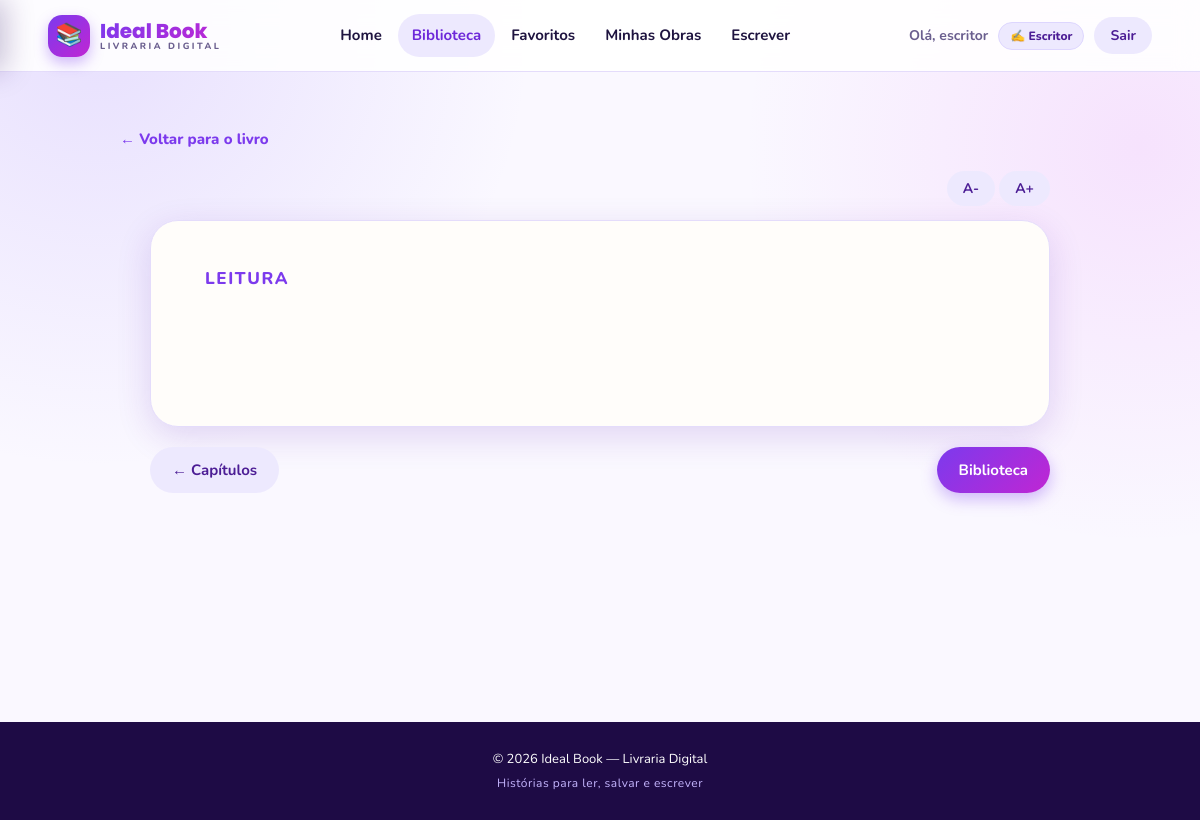
/lerCapitulo/3 (signed in), run on an earlier commit of the app's database.
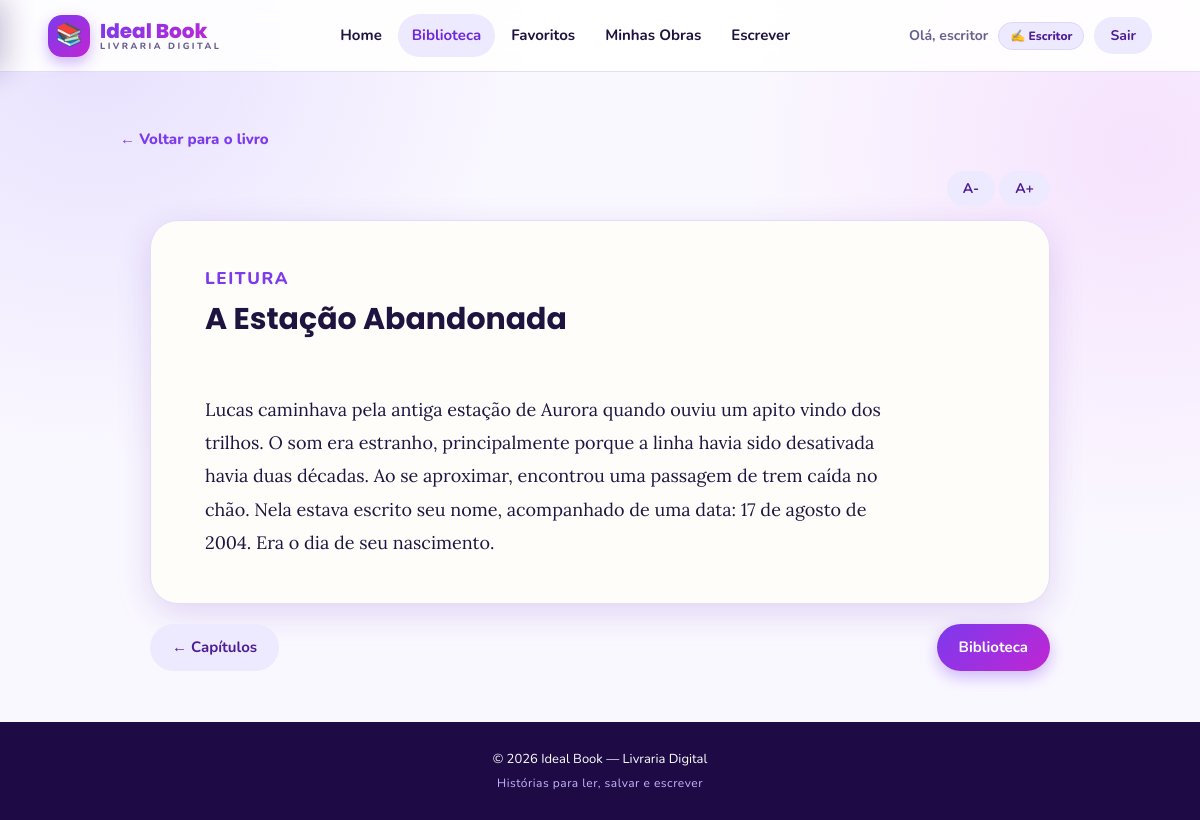
And on a later commit of the database.
### model/usuarioModel.py (models this page shows)
class UsuarioModel(db.Model):
    __tablename__="usuarios"
    id=db.Column(db.Integer,primary_key=True)
    nome=db.Column(db.String(60),nullable=False)
    senha=db.Column(db.String(20),nullable=False)
    email=db.Column(db.String(60),nullable=False)
    tipoUsuario=db.Column(db.String(20),nullable=False)

### model/capituloModel.py (models this page shows)
class CapituloModel(db.Model):
    __tablename__ = "capitulos"
    idCapitulo = db.Column(db.Integer, primary_key=True)
    titulo = db.Column(db.String(150), nullable=False)
    conteudo = db.Column(db.Text, nullable=False)
    idLivro = db.Column(
        db.Integer,
        db.ForeignKey("livros.id"),
        nullable=False
    )

### app.py (the view)
@app.route("/lerCapitulo/<int:idCapitulo>")
@login_obrigatorio
def lerCapitulo(idCapitulo):
    capitulo=controllerCapitulo.getCapitulo(idCapitulo)
    return render_template("lerCapitulo.html",capitulo=capitulo)

### app.py (called while the page is built)
def login_obrigatorio(view):
    @wraps(view)
    def wrapper(*args, **kwargs):
        try:
            verify_jwt_in_request()
        except Exception:
            return redirect(url_for("renderLogin"))
        return view(*args, **kwargs)
    return wrapper

@app.context_processor
def injetar_usuario():
    usuario_atual = None
    try:
        verify_jwt_in_request(optional=True)
        identidade = get_jwt_identity()
        if identidade:
            usuario_atual = controllerUsuario.getUserId(int(identidade))
    except Exception:
        usuario_atual = None
    def url_capa(caminho):
        if not caminho:
            return ""
        normalizado = caminho.replace("\\", "/")
        if normalizado.startswith(("http://", "https://", "/")):
            return normalizado
        return "/" + normalizado
    return dict(usuario_atual=usuario_atual, url_capa=url_capa)

### controller/controllerCapitulo.py (called while the page is built)
    def getCapitulo(self,idCapitulo):
        capitulo=CapituloModel.query.filter_by(idCapitulo=idCapitulo).first()
        return capitulo

### controller/controllerUsuario.py (called while the page is built)
    def getUserId(self, id):
        usuario=UsuarioModel.query.filter_by(id=id).first()
        return usuario

### templates/lerCapitulo.html (shortened to what this page needs)
{% extends "base.html" %}
{% block content %}
<main class="pagina leitor">
  <a class="voltar" href="{{ url_for('lerLivro', id=capitulo.idLivro) }}">← Voltar para o livro</a>
  <section class="ferramentas">
    <div>
      <button type="button" class="botao-claro pequeno" onclick="mudarFonte(-2)" aria-label="Diminuir letra">A-</button>
      <button type="button" class="botao-claro pequeno" onclick="mudarFonte(2)" aria-label="Aumentar letra">A+</button>
    </div>
  </section>
  <article class="folha box">
    <p class="tag">LEITURA</p>
    <h2>{{ capitulo.titulo }}</h2>
    <div class="texto-livro" id="textoLivro" style="font-size: 18px; white-space: pre-line;">
      {{ capitulo.conteudo }}
    </div>
  </article>
  <div class="leitor-nav">
    <a class="botao-claro" href="{{ url_for('lerLivro', id=capitulo.idLivro) }}">← Capítulos</a>
    <a class="botao" href="{{ url_for('biblioteca') }}">Biblioteca</a>
  </div>
</main>
{% endblock %}

### templates/base.html (shortened to what this page needs)
<!doctype html>
<html lang="pt-BR">
<head>
  <link rel="stylesheet" href="{{ url_for('static', filename='css/styles.css') }}" />
</head>
<body>
  <header class="header">
    <a class="logo" href="{{ url_for('home') }}">
      <span class="logo-emoji">📚</span>
      <span class="logo-textos">
        <span class="logo-titulo">Ideal Book</span>
        <span class="logo-sub">LIVRARIA DIGITAL</span>
      </span>
    </a>
    <nav class="menu desktop">
      <a href="{{ url_for('home') }}" class="{{ 'ativo' if request.endpoint == 'home' else '' }}">Home</a>
      {% if usuario_atual %}
        <a href="{{ url_for('biblioteca') }}" class="{{ 'ativo' if request.endpoint in ['biblioteca', 'lerLivro', 'lerCapitulo'] else '' }}">Biblioteca</a>
        <a href="{{ url_for('favoritos') }}" class="{{ 'ativo' if request.endpoint == 'favoritos' else '' }}">Favoritos</a>
        {% if usuario_atual.tipoUsuario == 'escritor' %}
          <a href="{{ url_for('obras') }}" class="{{ 'ativo' if request.endpoint in ['obras', 'menuLivro', 'addCapitulo', 'editarCapitulo'] else '' }}">Minhas Obras</a>
          <a href="{{ url_for('renderCadastrarLivro') }}" class="{{ 'ativo' if request.endpoint == 'renderCadastrarLivro' else '' }}">Escrever</a>
        {% endif %}
      {% endif %}
    </nav>
    <div class="menu-conta desktop">
      {% if usuario_atual %}
        <span class="ola">Olá, {{ usuario_atual.nome.split(' ')[0] }}</span>
        <span class="chip-papel">
          {{ '✍️ Escritor' if usuario_atual.tipoUsuario == 'escritor' else '📖 Leitor' }}
        </span>
        <a class="botao-claro pequeno" href="{{ url_for('logout') }}">Sair</a>
      {% else %}
        <a class="botao-claro pequeno" href="{{ url_for('renderLogin') }}">Entrar</a>
        <a class="botao pequeno" href="{{ url_for('renderCadastro') }}">Cadastrar</a>
      {% endif %}
    </div>
  </header>
  {% block content %}{% endblock %}
  <footer class="rodape">
    <p class="rodape-texto">© 2026 Ideal Book — Livraria Digital</p>
    <p class="rodape-creditos">Histórias para ler, salvar e escrever</p>
  </footer>
</body>
</html>

What changed in the data, as far as the page shows it:
added CapituloModel: titulo "A Estação Abandonada", conteudo "Lucas caminhava pela antiga estação de Aurora quando ouviu um apito vindo dos trilhos. O som era estranho, principalmente porque a linha havia sido desativada havia duas décadas. Ao se aproximar, encontrou uma passagem de trem caída no chão. Nela estava escrito seu nome, acompanhado de uma data: 17 de agosto de 2004. Era o dia de seu nascimento."
